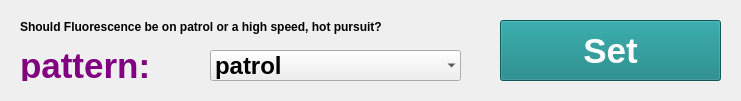
      <widget class="QWidget" name="panel_dyn_cop" native="true">
       <property name="geometry">
        <rect>
         <x>0</x>
         <y>240</y>
         <width>741</width>
         <height>101</height>
        </rect>
       </property>
       <property name="font">
        <font>
         <family>.AppleSystemUIFont</family>
        </font>
       </property>
       <widget class="QPushButton" name="panel_dyn_cop_set">
        <property name="geometry">
         <rect>
          <x>500</x>
          <y>20</y>
          <width>221</width>
          <height>61</height>
         </rect>
        </property>
        <property name="font">
         <font>
          <family>.AppleSystemUIFont</family>
          <pointsize>26</pointsize>
          <weight>75</weight>
          <bold>true</bold>
         </font>
        </property>
        <property name="styleSheet">
         <string notr="true">background-color: rgb(16, 128, 128);
color: rgb(255, 255, 255);</string>
        </property>
        <property name="text">
         <string>Set</string>
        </property>
       </widget>
       <widget class="QLabel" name="panel_dyn_cop_intro">
        <property name="geometry">
         <rect>
          <x>20</x>
          <y>20</y>
          <width>411</width>
          <height>21</height>
         </rect>
        </property>
        <property name="font">
         <font>
          <family>.AppleSystemUIFont</family>
          <weight>75</weight>
          <bold>true</bold>
         </font>
        </property>
        <property name="text">
         <string>Should Fluorescence be on patrol or a high speed, hot pursuit?</string>
        </property>
        <property name="alignment">
         <set>Qt::AlignLeading|Qt::AlignLeft|Qt::AlignTop</set>
        </property>
       </widget>
       <widget class="QLabel" name="panel_dyn_cop_ptext">
        <property name="geometry">
         <rect>
          <x>20</x>
          <y>50</y>
          <width>171</width>
          <height>31</height>
         </rect>
        </property>
        <property name="font">
         <font>
          <family>.AppleSystemUIFont</family>
          <pointsize>26</pointsize>
          <weight>75</weight>
          <bold>true</bold>
         </font>
        </property>
        <property name="styleSheet">
         <string notr="true">color: rgb(128, 0, 128);</string>
        </property>
        <property name="text">
         <string>pattern:</string>
        </property>
       </widget>
       <widget class="QComboBox" name="panel_dyn_cop_param1">
        <property name="geometry">
         <rect>
          <x>210</x>
          <y>50</y>
          <width>251</width>
          <height>31</height>
         </rect>
        </property>
        <property name="font">
         <font>
          <family>.AppleSystemUIFont</family>
          <pointsize>18</pointsize>
          <weight>75</weight>
          <bold>true</bold>
         </font>
        </property>
        <property name="frame">
         <bool>false</bool>
        </property>
        <item>
         <property name="text">
          <string>patrol</string>
         </property>
        </item>
        <item>
         <property name="text">
          <string>high speed pursuit</string>
         </property>
        </item>
        <item>
         <property name="text">
          <string>german police</string>
         </property>
        </item>
       </widget>
      </widget>
